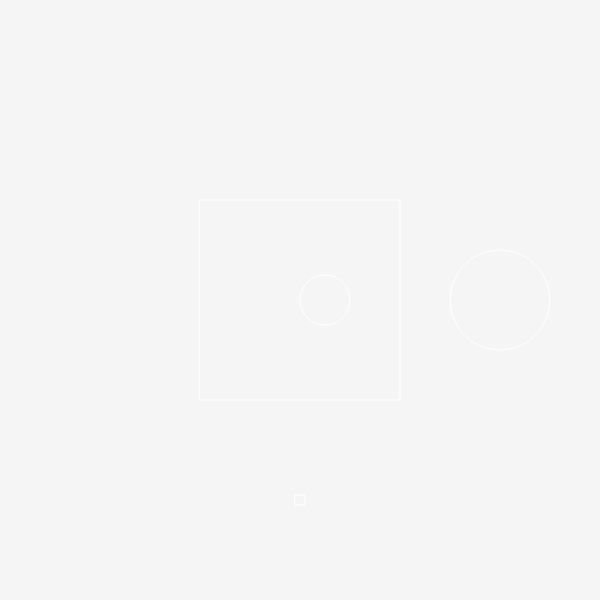
Frame 1 (no input)
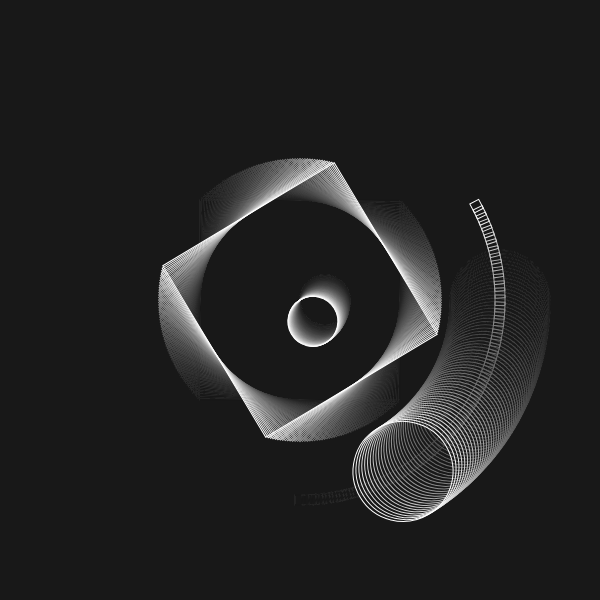
Frame 60 (no input)
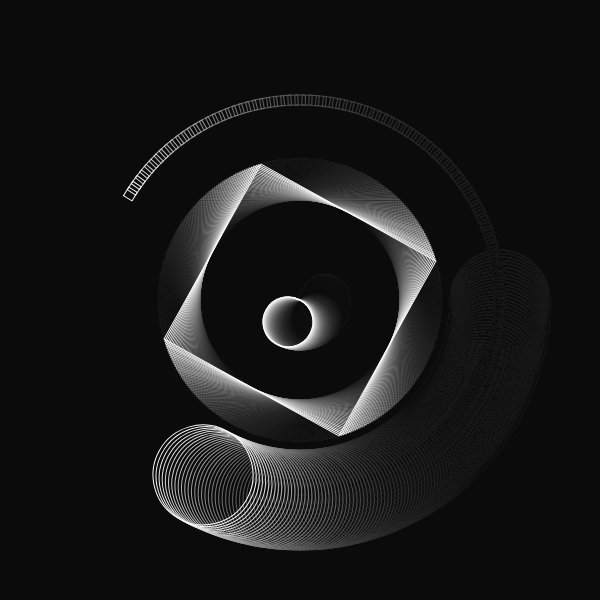
Frame 120 (the mouse pressed at the canvas centre since frame 60)

The p5.js sketch that drew these frames (run headless with seeded random() and noise() and a simulated clock; from frame 60 on, the mouse is pressed at the canvas centre):

// p5.js sketch
// ── sketch.js
let angle=0;

function setup() {
	createCanvas(600, 600);
	angleMode(DEGREES);


}

function draw() {

	background(0,0,0,10);
	noFill();
	stroke(255);
  rectMode(CENTER);//mit diesem Befehl wird das Rechteck von der Mitte her gezeichnet statt von der oberen linken Ecke

push();
	translate(width/2,height/2);
	rotate(angle);
  rect(0,0, 200,200);
	ellipse(200,0,100,100);
  ellipse(25,0,50,50);
pop();

push();
translate(width/2,height/2);
rotate(-angle*2);
  rect(0,200, 10,10);
pop();




	angle=angle+1;
}
